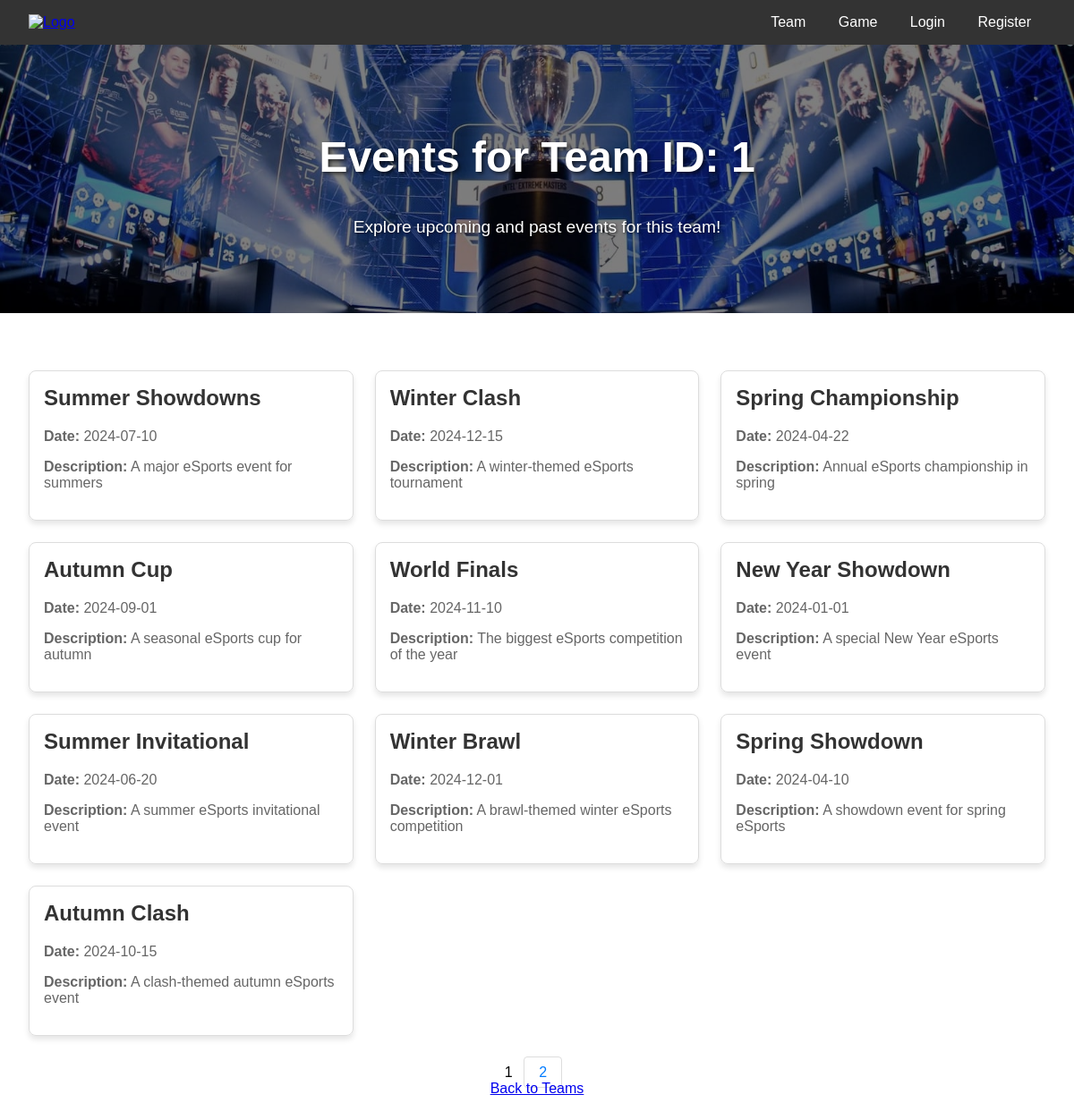
Screenshot of /views/public/public-team-event.php?idteam=1 with the database file from the repository.
### tables this page shows
CREATE TABLE `event` (
  `idevent` int(11) NOT NULL,
  `name` varchar(45) DEFAULT NULL,
  `date` date DEFAULT NULL,
  `description` varchar(200) DEFAULT NULL
);

### class/parent.php (called while the page is built, shortened)
<?php
class parentClass
{
    public function __construct()
    {
        $this->mysqli = new mysqli(SERVER_NAME, USER_NAME, PASSWORD, DB_NAME);
    }
}

### class/team.php (called while the page is built, shortened)
<?php
require_once("parent.php");
class Team extends ParentClass
{
    public function getEventsByTeam($idteam, $offset = 0, $limit = 10, $filter = '')
    {
        $sql = "
        SELECT event.idevent, event.name AS event_name, event.date, event.description
        FROM event
        JOIN event_teams ON event.idevent = event_teams.idevent
        WHERE event_teams.idteam = ?";
        $sql .= " LIMIT ?, ?";
        $stmt = $this->mysqli->prepare($sql);
        if (!empty($filter)) {
            $stmt->bind_param("isii", $idteam, $filterParam, $offset, $limit);
        } else {
            $stmt->bind_param("iii", $idteam, $offset, $limit);
        }
        $stmt->execute();
        return $stmt->get_result();
    }
    public function countEventsByTeam($idteam, $filter = '')
    {
        $sql = "
            SELECT COUNT(*) as total
            FROM event
            JOIN event_teams ON event.idevent = event_teams.idevent
            WHERE event_teams.idteam = ?";
        $stmt = $this->mysqli->prepare($sql);
        $stmt->bind_param("i", $idteam);
        $stmt->execute();
        $result = $stmt->get_result();
        $row = $result->fetch_assoc();
        return $row['total'];
    }
}

### views/public/public-team-event.php (the view, shortened to what this page needs)
<?php
require_once("../../class/team.php");
require_once("../paging.php");
$team = new Team();
$no_hal = isset($_GET['page']) ? (int)$_GET['page'] : 1;
$limit = 10;
$offset = ($no_hal - 1) * $limit;
$idteam = isset($_GET['idteam']) ? $_GET['idteam'] : null;
$jumlahData = $team->countEventsByTeam($idteam);
$events = $team->getEventsByTeam($idteam, $offset, $limit);
$pagination = generate_pageT($jumlahData, $limit, $idteam, $no_hal);
?>
<!DOCTYPE html>
<html lang="en">
<head>
    <link rel="stylesheet" href="../../public/css/style-public.css">
</head>
<body>
<div class="container">
        <header class="header">
            <div class="logo">
                <a href="../../index.php"><img src="../../public/images/logoubaya.png" alt="Logo"></a>
            </div>
            <nav class="nav">
                <a href="../../index.php">Team</a>
                <a href="public-game-view.php">Game</a>
                <a href="../authentication/login.php">Login</a>
                <a href="../authentication/register.php">Register</a>
            </nav>
        </header>
        <div class="banner" style="background: url('../../public/images/banner.jpg') no-repeat center center/cover;">
            <h1>Events for Team ID: <?php echo htmlspecialchars($idteam); ?></h1>
            <p>Explore upcoming and past events for this team!</p>
        </div>
        <main class="main">
            <div class="card-container">
                <?php if ($events->num_rows > 0): ?>
                    <?php while ($row = $events->fetch_assoc()): ?>
                        <div class="card">
                            <h2><?php echo htmlspecialchars($row['event_name']); ?></h2>
                            <p><strong>Date:</strong> <?php echo htmlspecialchars($row['date']); ?></p>
                            <p><strong>Description:</strong> <?php echo htmlspecialchars($row['description']); ?></p>
                        </div>
                    <?php endwhile; ?>
                <?php else: ?>
                    <p>No events available for this team.</p>
                <?php endif; ?>
            </div>
            <div class="pagination">
                <?php echo $pagination; ?>
            </div>
            <a href="../../index.php" class="back-button">Back to Teams</a>
        </main>
</body>
</html>

### public/css/style-public.css (style rules this page uses)
body { font-family: Arial, sans-serif; margin: 0; padding: 0; box-sizing: border-box; }
.container { display: flex; flex-direction: column; min-height: 100vh; }
.header { display: flex; justify-content: space-between; align-items: center; padding: 1rem 2rem; background-color: #333; color: white; }
.header .logo img { height: 50px; }
.header .nav a { color: white; text-decoration: none; margin: 0 1rem; }
.banner { position: relative; width: 100%; height: 300px; background: url('public/images/banner.jpg') no-repeat center center/cover; display: flex; flex-direction: column; align-items: center; justify-content: center; color: white; text-align: center; }
.banner::before { content: ""; position: absolute; top: 0; left: 0; width: 100%; height: 100%; background: rgba(0, 0, 0, 0.5); z-index: 1; }
.banner h1, .banner p { position: relative; z-index: 2; }
.banner h1 { font-size: 3rem; text-shadow: 2px 2px 4px rgba(0, 0, 0, 0.7); }
.banner p { margin-top: 0.5rem; font-size: 1.2rem; text-shadow: 1px 1px 3px rgba(0, 0, 0, 0.7); }
.main { flex: 1; padding: 2rem; text-align: center; }
.card-container { display: grid; grid-template-columns: repeat(auto-fill, minmax(300px, 1fr)); gap: 1.5rem; margin-top: 2rem; }
.card { border: 1px solid #ddd; border-radius: 8px; overflow: hidden; box-shadow: 0 4px 6px rgba(0, 0, 0, 0.1); padding: 1rem; text-align: left; }
.card h2 { margin-top: 0; color: #333; }
.card p { color: #666; }
.pagination { margin-top: 2rem; }

### rows the page displays
event: name "Summer Showdowns", date "2024-07-10", description "A major eSports event for summers"
event: name "Winter Clash", date "2024-12-15", description "A winter-themed eSports tournament"
event: name "Spring Championship", date "2024-04-22", description "Annual eSports championship in spring"
event: name "Autumn Cup", date "2024-09-01", description "A seasonal eSports cup for autumn"
event: name "World Finals", date "2024-11-10", description "The biggest eSports competition of the year"
event: name "New Year Showdown", date "2024-01-01", description "A special New Year eSports event"
event: name "Summer Invitational", date "2024-06-20", description "A summer eSports invitational event"
event: name "Winter Brawl", date "2024-12-01", description "A brawl-themed winter eSports competition"
event: name "Spring Showdown", date "2024-04-10", description "A showdown event for spring eSports"
event: name "Autumn Clash", date "2024-10-15", description "A clash-themed autumn eSports event"

### other values shown
$idteam "1"
